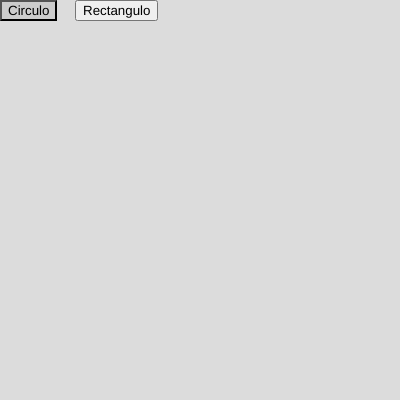
Frame 1 (no input)
Frame 60 (no input): identical to frame 1, image omitted
Frame 120 (the mouse pressed at the canvas centre since frame 60): identical to frame 1, image omitted

The p5.js sketch that drew this single still picture (run headless with seeded random() and noise() and a simulated clock; from frame 60 on, the mouse is pressed at the canvas centre):

// p5.js sketch
// ── sketch.js
class Figura {
   constructor(x, y, alto, ancho, vx, vy) {
    this.posicion = createVector(x,y);
    this.alto = alto;
    this.ancho = ancho;
    this.fillred = random(50,255);
    this.fillgreen = random(50,255);
    this.fillblue = random(50,255);
    this.velocidad = createVector(vx,vy);
  }
  update()
  {
    this.posicion.add(this.velocidad);
    if (this.posicion.x > width || this.posicion.x < 0)
      this.velocidad.x *= -1;
    if (this.posicion.y > height || this.posicion.y < 0)
      this.velocidad.y *= -1;
  }
  
}

class Rectangulo extends Figura{
  constructor(x, y, alto, ancho, vx, vy) {
      super(x, y, alto, ancho, vx, vy);
  }
  
draw()
  {
fill(this.fillred,this.fillgreen,this.fillblue);
rect(this.posicion.x,this.posicion.y,this.alto,this.ancho);
  }
}

class Elipse extends Figura{
  constructor(x, y, alto, ancho, vx, vy) {
      super(x, y, alto, ancho, vx, vy);
  }
  
draw()
  {
fill(this.fillred,this.fillgreen,this.fillblue);
ellipse(this.posicion.x,this.posicion.y,this.alto,this.ancho);
  }
}

var figuras = [];
var dibujando = 'circulo';
var btnCirculo = null;
var btnRectangulo = null;


function mouseClicked() {
  // Se crea un objeto según la opción actual
if (mouseY > 25)
  {
  if (dibujando == 'circulo')
    figuras.push(new Elipse(mouseX,mouseY,20,20,3,1));
  else if (dibujando == 'rectangulo')
    figuras.push(new Rectangulo(mouseX,mouseY,20,20,2,1));
  }

  return false;
}

function setup() {
  createCanvas(400, 400);
  
  btnCirculo = createButton('Circulo');
  btnCirculo.position(0, 0);
  btnCirculo.mousePressed(changeCirculo);
  btnCirculo.style( 'background-color','#cccccc');
  
  btnRectangulo = createButton('Rectangulo');
  btnRectangulo.position(75, 0);
  btnRectangulo.mousePressed(changeRectangulo);
}

function changeCirculo()
   {
     btnCirculo.style( 'background-color','#cccccc');
     btnRectangulo.style( 'background-color','#f0f0f0');
     dibujando = 'circulo';
   }
function changeRectangulo()
   {
     btnRectangulo.style( 'background-color','#cccccc');
     btnCirculo.style( 'background-color','#f0f0f0');
     dibujando = 'rectangulo';
   }

 

function draw() {
  background(220);
  figuras.forEach((fig) => 
   {
    fig.draw();
    fig.update();
   });
}
